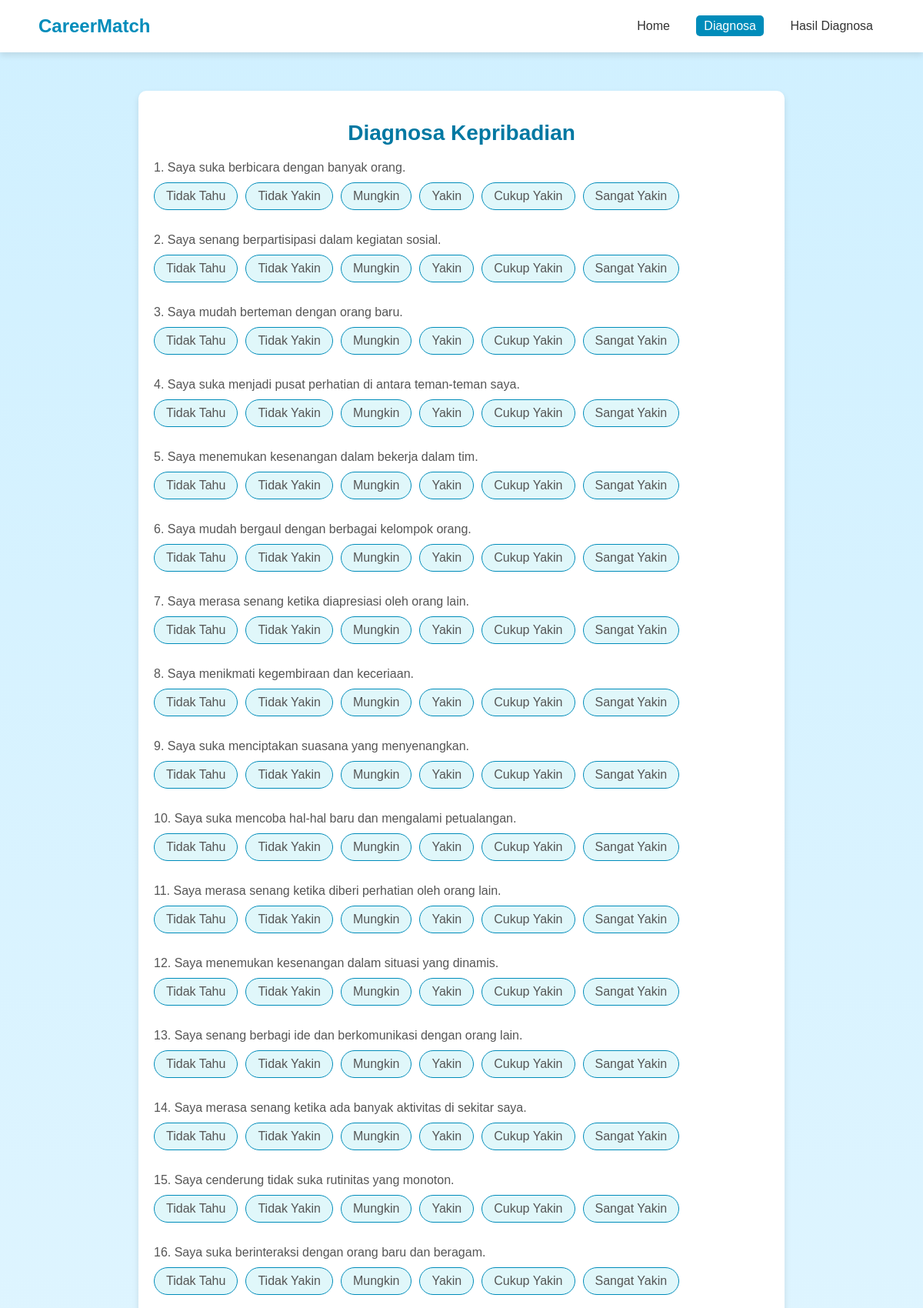
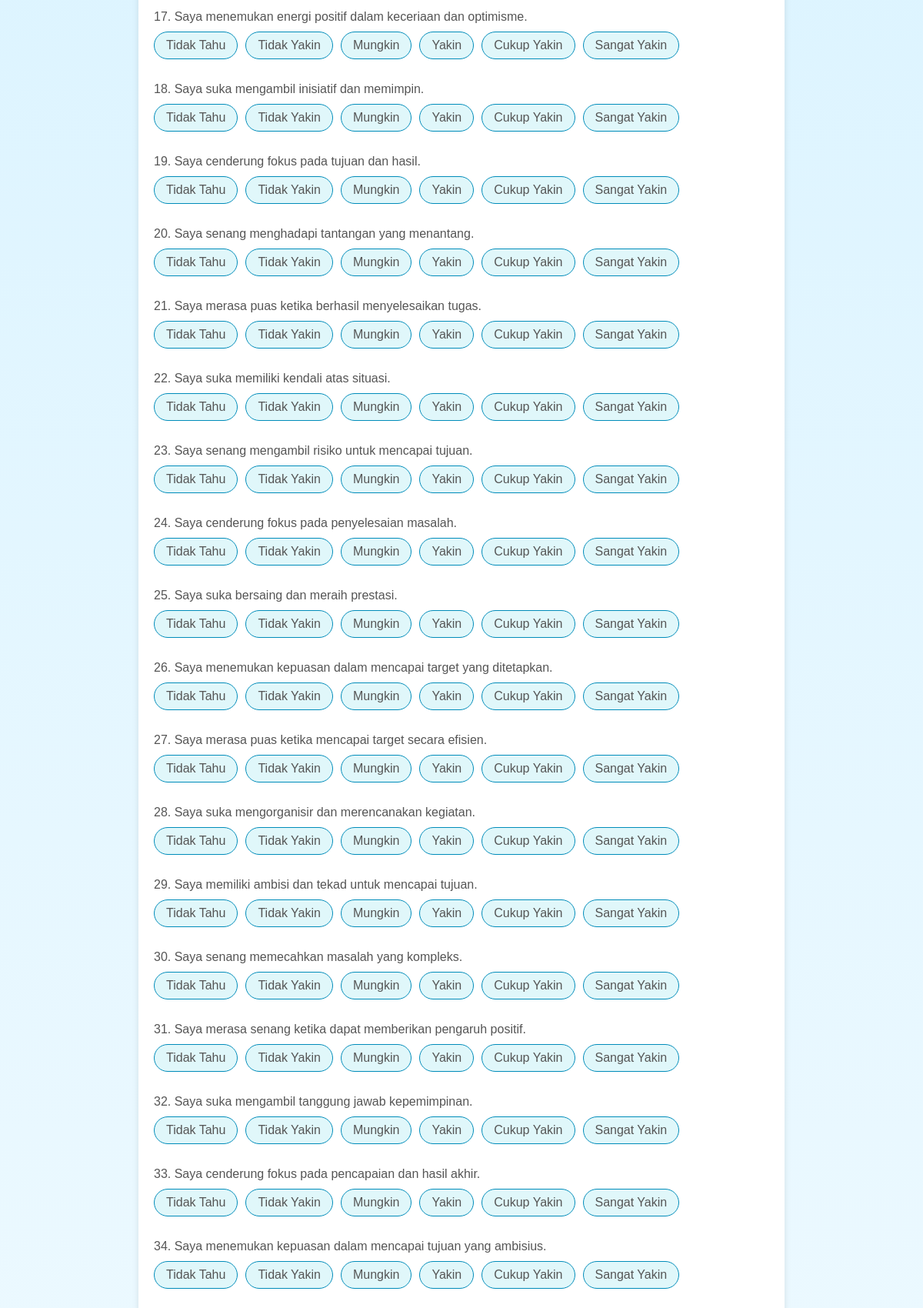
The page /diagnose.php (upper part) on the database its author committed (2 pictures, top to bottom).
### tables this page shows
CREATE TABLE `questions` (
  `id` int NOT NULL,
  `statement` text NOT NULL
);

### diagnose.php (the view, shortened to what this page needs)
<?php include 'config.php'; ?>
<!DOCTYPE html>
<html lang="en">
<head>
</head>
<body>
    <header>
        <div class="logo">CareerMatch</div>
        <nav>
            <a href="index.php">Home</a>
            <a href="diagnose.php" class="active">Diagnosa</a>
            <a href="result.php">Hasil Diagnosa</a>
        </nav>
    </header>
    <div class="content">
        <h1>Diagnosa Kepribadian</h1>
        <form action="result.php" method="post">
            <?php
            $query = "SELECT * FROM questions";
            $result = $conn->query($query);
            $number = 1;
            while ($row = $result->fetch_assoc()) {
                echo "<label>{$number}. {$row['statement']}</label>";
                echo "<div class='options'>
                        <input type='radio' id='answer_{$row['id']}_1' name='answers[{$row['id']}]' value='0'>
                        <label for='answer_{$row['id']}_1'>Tidak Tahu</label>
                        <input type='radio' id='answer_{$row['id']}_2' name='answers[{$row['id']}]' value='0.2'>
                        <label for='answer_{$row['id']}_2'>Tidak Yakin</label>
                        <input type='radio' id='answer_{$row['id']}_3' name='answers[{$row['id']}]' value='0.4'>
                        <label for='answer_{$row['id']}_3'>Mungkin</label>
                        <input type='radio' id='answer_{$row['id']}_4' name='answers[{$row['id']}]' value='0.6'>
                        <label for='answer_{$row['id']}_4'>Yakin</label>
                        <input type='radio' id='answer_{$row['id']}_5' name='answers[{$row['id']}]' value='0.8'>
                        <label for='answer_{$row['id']}_5'>Cukup Yakin</label>
                        <input type='radio' id='answer_{$row['id']}_6' name='answers[{$row['id']}]' value='1'>
                        <label for='answer_{$row['id']}_6'>Sangat Yakin</label>
                      </div>";
                $number++;
            }
            ?>
        </form>
    </div>
</body>
</html>

### diagnose.php (style rules this page uses)
body { margin: 0; font-family: Arial, sans-serif; background: linear-gradient(to bottom, #d0f0ff, #ffffff); }
header { display: flex; justify-content: space-between; align-items: center; padding: 20px 50px; background-color: #ffffff; box-shadow: 0 4px 8px rgba(0, 0, 0, 0.1); }
header .logo { font-size: 24px; font-weight: bold; color: #008cba; }
header nav a { margin: 0 15px; text-decoration: none; color: #333333; font-weight: 500; }
header nav a.active { color: #ffffff; background-color: #008cba; padding: 5px 10px; border-radius: 5px; }
.content { max-width: 800px; margin: 50px auto; padding: 20px; background-color: #ffffff; box-shadow: 0 4px 8px rgba(0, 0, 0, 0.1); border-radius: 10px; }
.content h1 { font-size: 28px; color: #0078a2; margin-bottom: 20px; text-align: center; }
.content label { display: block; font-size: 16px; color: #555555; margin-bottom: 10px; }
.content .options { margin-bottom: 20px; display: flex; flex-wrap: wrap; gap: 10px; }
.content .options label { display: flex; align-items: center; gap: 8px; background-color: #e0f7fa; border: 1px solid #008cba; border-radius: 20px; padding: 8px 15px; cursor: pointer; transition: background-color 0.3s ease, transform 0.2s ease; }

### rows shown on the page
questions: statement "Saya suka berbicara dengan banyak orang."
questions: statement "Saya senang berpartisipasi dalam kegiatan sosial."
questions: statement "Saya mudah berteman dengan orang baru."
questions: statement "Saya suka menjadi pusat perhatian di antara teman-teman saya."
questions: statement "Saya menemukan kesenangan dalam bekerja dalam tim."
questions: statement "Saya mudah bergaul dengan berbagai kelompok orang."
questions: statement "Saya merasa senang ketika diapresiasi oleh orang lain."
questions: statement "Saya menikmati kegembiraan dan keceriaan."
questions: statement "Saya suka menciptakan suasana yang menyenangkan."
questions: statement "Saya suka mencoba hal-hal baru dan mengalami petualangan."
questions: statement "Saya merasa senang ketika diberi perhatian oleh orang lain."
questions: statement "Saya menemukan kesenangan dalam situasi yang dinamis."
questions: statement "Saya senang berbagi ide dan berkomunikasi dengan orang lain."
questions: statement "Saya merasa senang ketika ada banyak aktivitas di sekitar saya."
questions: statement "Saya cenderung tidak suka rutinitas yang monoton."
questions: statement "Saya suka berinteraksi dengan orang baru dan beragam."
questions: statement "Saya menemukan energi positif dalam keceriaan dan optimisme."
questions: statement "Saya suka mengambil inisiatif dan memimpin."
questions: statement "Saya cenderung fokus pada tujuan dan hasil."
questions: statement "Saya senang menghadapi tantangan yang menantang."
questions: statement "Saya merasa puas ketika berhasil menyelesaikan tugas."
questions: statement "Saya suka memiliki kendali atas situasi."
questions: statement "Saya senang mengambil risiko untuk mencapai tujuan."
questions: statement "Saya cenderung fokus pada penyelesaian masalah."
questions: statement "Saya suka bersaing dan meraih prestasi."
questions: statement "Saya menemukan kepuasan dalam mencapai target yang ditetapkan."
questions: statement "Saya merasa puas ketika mencapai target secara efisien."
questions: statement "Saya suka mengorganisir dan merencanakan kegiatan."
questions: statement "Saya memiliki ambisi dan tekad untuk mencapai tujuan."
questions: statement "Saya senang memecahkan masalah yang kompleks."
questions: statement "Saya merasa senang ketika dapat memberikan pengaruh positif."
questions: statement "Saya suka mengambil tanggung jawab kepemimpinan."
questions: statement "Saya cenderung fokus pada pencapaian dan hasil akhir."
questions: statement "Saya menemukan kepuasan dalam mencapai tujuan yang ambisius."
